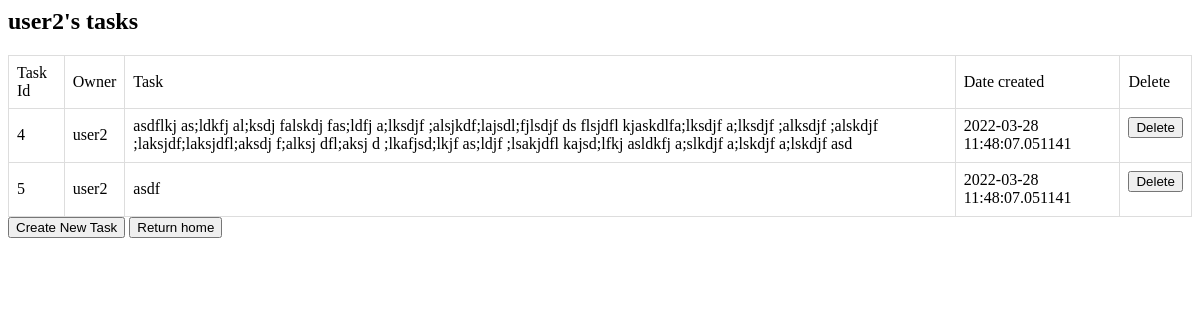
The page /tasks (signed in) on the database its author committed.
### flask_site/models.py (models this page shows, shortened)
class User(db.Model, UserMixin):
    id = db.Column(db.Integer, primary_key = True)
    username = db.Column(db.String(20), unique = True, nullable = False)
    password = db.Column(db.String(20), nullable = False)
    tasks = db.relationship("Task", backref = "owner", lazy = True)

class Task(db.Model):
    id = db.Column(db.Integer, primary_key = True)
    content = db.Column(db.Text, nullable = False)
    date_created = db.Column(db.DateTime, nullable = False, default = datetime.now())
    owner_id = db.Column(db.Integer, db.ForeignKey("user.id"))

### flask_site/routes.py (the view)
@app.route('/tasks')
@login_required
def tasks():
    return render_template("tasks.html", tasks = Task.query.filter_by(owner = current_user))

### flask_site/models.py (called while the page is built)
@login_manager.user_loader
def load_user(user_id):
    return User.query.get(int(user_id))

### flask_site/templates/tasks.html (shortened to what this page needs)
{% extends "index.html" %}
{% block content %}
<h2>{{current_user.username}}'s tasks</h2>
{% if tasks %}
<table>
    <thead>
        <tr>
            <td>Task Id</td>
            <td>Owner</td>
            <td>Task</td>
            <td>Date created</td>
            <td>Delete</td>
        </tr>
    </thead>
    <tbody>
        {% for task in tasks %}
        <tr>
            <td>{{ task.id }}</td>
            <td>{{ task.owner.username }}</td>
            <td>{{ task.content }}</td>
            <td>{{ task.date_created }}</td>
            <td><form action="/tasks/{{task.id}}/delete" method="POST" onsubmit="return confirm('Are you sure you want to delete task {{task.id}}?');"><button>Delete</button></form>
        </tr>
        {% endfor %}
    </tbody>
</table>
{% else %}
<p>No tasks yet</p>
{% endif %}
<a href="/tasks/new"><button>Create New Task</button></a>
<a href="/"><button>Return home</button></a>
{% endblock %}

### flask_site/templates/index.html (shortened to what this page needs)
{% block content %}
{% endblock %}

### flask_site/templates/tasks.html (style rules this page uses)
table { border-collapse: collapse; width: 100%; }
td { border: 1px solid #dddddd; text-align: left; padding: 8px; font-weight:normal; }

### rows shown on the page
User: username "user2"
Task: id "4", owner.username "user2", content "asdflkj as;ldkfj al;ksdj falskdj fas;ldfj a;lksdjf ;alsjkdf;lajsdl;fjlsdjf ds flsjdfl kjaskdlfa;lksdjf a;lksdjf ;alksdjf ;alskdjf ;laksjdf;laksjdfl;aksdj f;alksj dfl;aksj d ;lkafjsd;lkjf as;ldjf ;lsakjdfl kajsd;lfkj asldkfj a;slkdjf a;lskdjf a;lskdjf asd", date_created "2022-03-28 11:48:07.051141"
Task: id "5", owner.username "user2", content "asdf", date_created "2022-03-28 11:48:07.051141"
